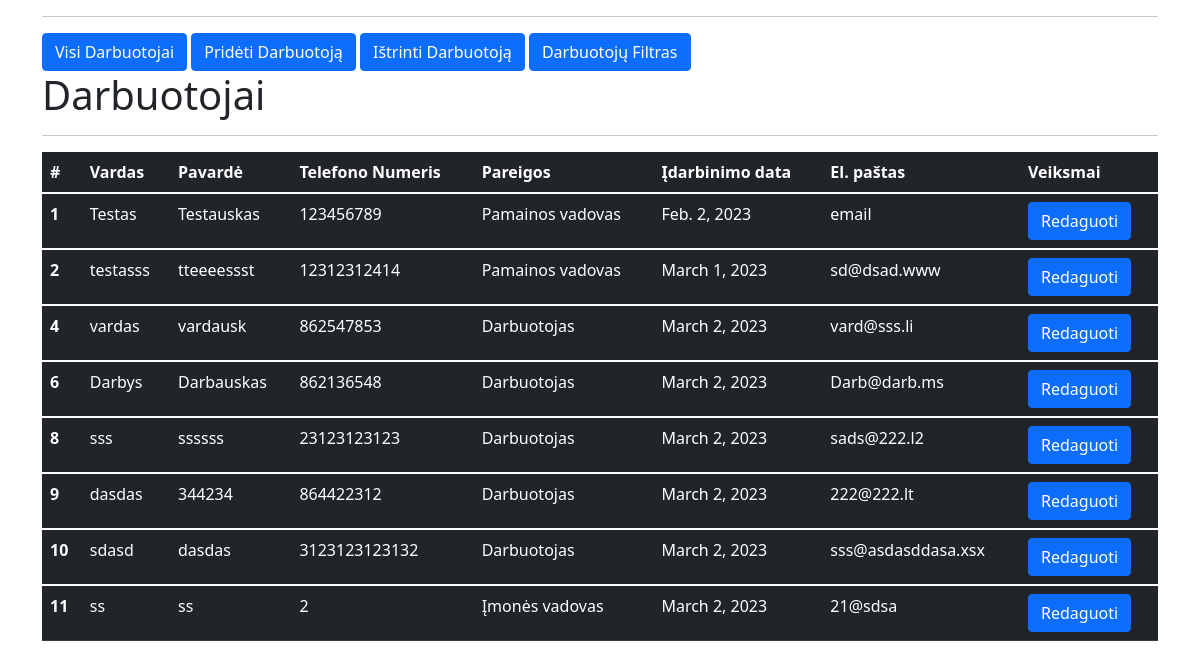
The app's page /all_emp with its own data.
### emp_manager/models.py (models this page shows, shortened)
class Employee(models.Model):
    first_name = models.CharField('Vardas', max_length=50)
    last_name = models.CharField('Pavardė', max_length=50)
    role = models.ForeignKey(Role, on_delete=models.CASCADE)
    phone = models.CharField('Telefono Numeris', max_length=20, help_text='Numeris prasideda 86...')
    hire_date = models.DateField('Įsidarbinimo pradžia')
    email = models.EmailField('El. paštas')
    def __str__(self):
        return f"{self.first_name} {self.last_name} {self.phone}"

class Role(models.Model):
    name = models.CharField(max_length=100, null=False)

### emp_manager/views.py (the view)
# urls.py: path('all_emp', views.all_employees, name='all_emp'),
def all_employees(request):
    emps = Employee.objects.all()
    context = {
        'emps': emps
    }
    print(context)
    return render(request, 'view_all_emp.html', context)

### emp_manager/templates/view_all_emp.html (shortened to what this page needs)
{% include 'base.html' %}
<!DOCTYPE html>
<html lang="en">
<head>
</head>
  <body>
  <div class="container">
          <h1>Darbuotojai</h1>
      <hr>
     <table class="table table-dark">
  <thead>
    <tr>
      <th scope="col">#</th>
      <th scope="col">Vardas</th>
      <th scope="col">Pavardė</th>
      <th scope="col">Telefono Numeris</th>
      <th scope="col">Pareigos</th>
      <th scope="col">Įdarbinimo data</th>
      <th scope="col">El. paštas</th>
      <th scope="col">Veiksmai</th>
    </tr>
  </thead>
         {% for emp in emps %}
  <tbody>
    <tr>
      <th scope="row">{{emp.id}}</th>
      <td>{{emp.first_name}}</td>
      <td>{{emp.last_name}}</td>
      <td>{{emp.phone}}</td>
      <td>{{emp.role.name}}</td>
      <td>{{emp.hire_date}}</td>
      <td>{{emp.email}}</td>
      <td>
          <a href="{% url 'update_emp' emp.id %}" class="btn btn-primary">Redaguoti</a>
      </td>
    </tr>
  </tbody>
         {% endfor %}
</table>
  </div>
  </body>
</html>

### emp_manager/templates/base.html (shortened to what this page needs)
<!DOCTYPE html>
<html>
<head>
    <link href="https://cdn.jsdelivr.net/npm/bootstrap@5.1.3/dist/css/bootstrap.min.css" rel="stylesheet">
</head>
<body>
<div class="container">
    {% block content %}
      <hr>
      <a class="btn btn-primary" href="/all_emp" role="button">Visi Darbuotojai</a>
      <a class="btn btn-primary" href="/add_emp" role="button">Pridėti Darbuotoją</a>
      <a class="btn btn-primary" href="/remove_emp" role="button">Ištrinti Darbuotoją</a>
      <a class="btn btn-primary" href="/filter_emp" role="button">Darbuotojų Filtras</a>
    {% endblock %}
</div>
</body>
</html>

### records on screen
Employee: id "1", first_name "Testas", last_name "Testauskas", phone "123456789", role.name "Pamainos vadovas", hire_date "Feb. 2, 2023", email "email"
Employee: id "2", first_name "testasss", last_name "tteeeessst", phone "12312312414", role.name "Pamainos vadovas", hire_date "March 1, 2023", email "sd@dsad.www"
Employee: id "4", first_name "vardas", last_name "vardausk", phone "862547853", role.name "Darbuotojas", hire_date "March 2, 2023", email "vard@sss.li"
Employee: id "6", first_name "Darbys", last_name "Darbauskas", phone "862136548", role.name "Darbuotojas", hire_date "March 2, 2023", email "Darb@darb.ms"
Employee: id "8", first_name "sss", last_name "ssssss", phone "23123123123", role.name "Darbuotojas", hire_date "March 2, 2023", email "sads@222.l2"
Employee: id "9", first_name "dasdas", last_name "344234", phone "864422312", role.name "Darbuotojas", hire_date "March 2, 2023", email "222@222.lt"
Employee: id "10", first_name "sdasd", last_name "dasdas", phone "3123123123132", role.name "Darbuotojas", hire_date "March 2, 2023", email "sss@asdasddasa.xsx"
Employee: id "11", first_name "ss", last_name "ss", phone "2", role.name "Įmonės vadovas", hire_date "March 2, 2023", email "21@sdsa"
